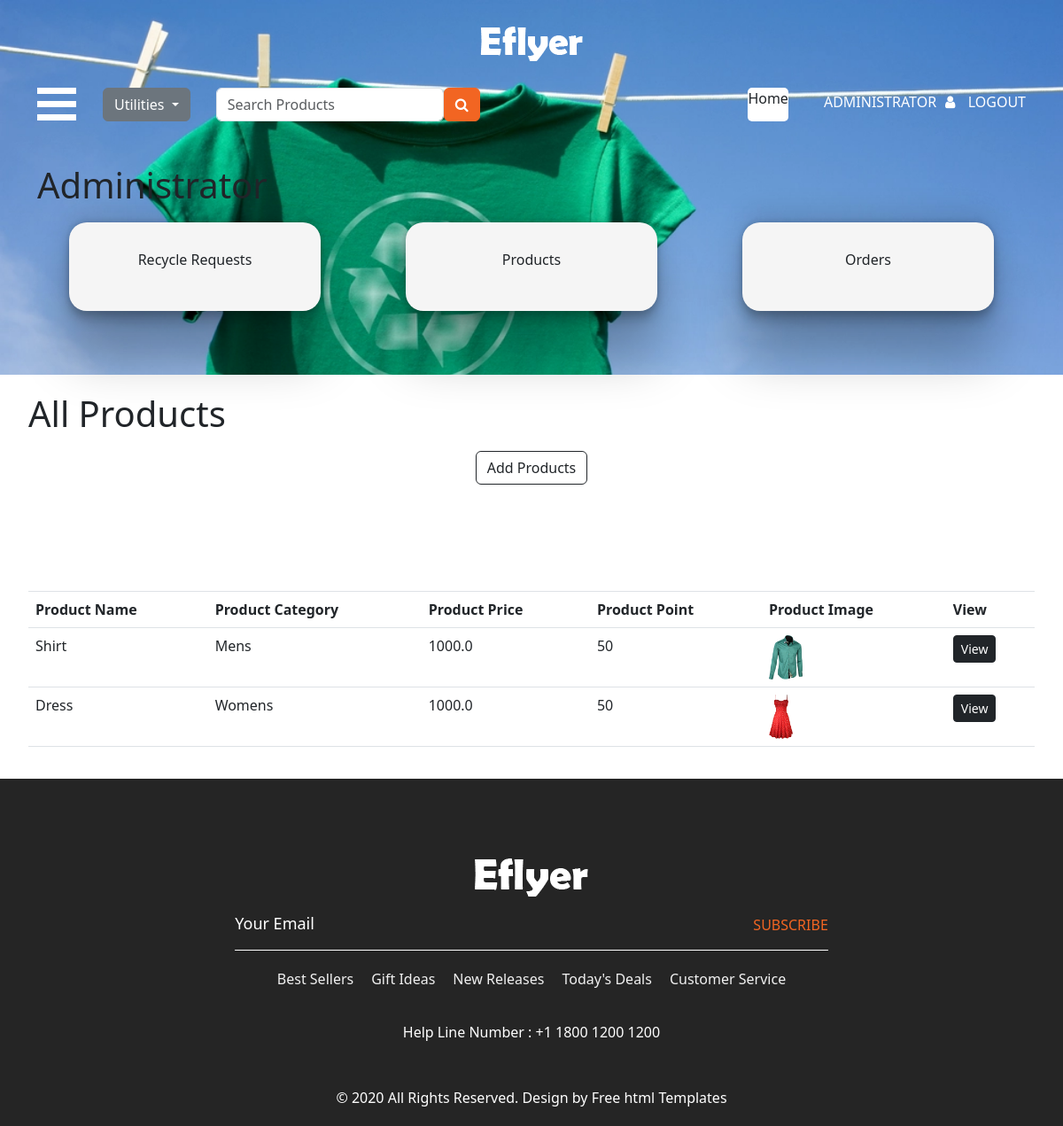
Screenshot of /ProductAdmin (signed in) with the database file from the repository.
### AdminApp/models.py (models this page shows)
class Product(models.Model):
    name = models.CharField(max_length=20)
    category = models.CharField(max_length=25,choices=options)
    price = models.FloatField()
    point = models.IntegerField()
    image = models.FileField(upload_to="product_image")
    stock = models.IntegerField()
    user = models.ForeignKey(User,on_delete=models.CASCADE,null=True,blank=True)

### AdminApp/views.py (the view, shortened to what this page needs)
# urls.py: path("ProductAdmin",views.ProductAdmin,name="ProductAdmin"),
def ProductAdmin(request):
    product = Product.objects.filter(user = request.user)
    form = ProductAddForm()
    context = {
        "form":form,
        "product":product
    }
    return render(request,"productsadmin.html",context)

### AdminApp/forms.py
class ProductAddForm(ModelForm):
    class Meta:
        model = Product
        fields = ["name",'category','point','price','image','stock']

### templates/productsadmin.html (shortened to what this page needs)
{% extends "adminindex.html" %}
{% block content %}
<link href="https://cdn.jsdelivr.net/npm/bootstrap@5.3.0-alpha3/dist/css/bootstrap.min.css" rel="stylesheet"
>
<div class="container-fluid cont">
    <div class="itemcontainer">
        <h1>All Products</h1>
        <div class="modelcont">
            <button class="btn btn-outline-dark" data-bs-toggle="modal" data-bs-target="#exampleModal">Add
                Products</button>
        </div>
        <br><br><br>
        <table class="table mt-5">
            <tr>
                <th>Product Name</th>
                <th>Product Category</th>
                <th>Product Price</th>
                <th>Product Point</th>
                <th>Product Image</th>
                <th>View</th>
            </tr>
            {% for i in product %}
            <tr>
                <td>{{i.name}}</td>
                <td>{{i.category}}</td>
                <td>{{i.price}}</td>
                <td>{{i.point}}</td>
                <td><img src="{{i.image.url}}" style="width:auto;height:50px" alt=""></td>
                <td><a href="" class="btn btn-dark btn-sm">View</a></td>
            </tr>
            {% endfor %}
        </table>
    </div>
</div>
{% endblock %}

### static/css/style.css (style rules this page uses)
* { box-sizing: border-box !important; transition: ease all 0.5s; }
html { scroll-behavior: smooth; overflow-x: hidden; }
body { color: #666666; font-size: 14px; line-height: 1.80857; font-weight: normal; overflow-x: hidden; font-family: 'Poppins', sans-serif; }
a { color: #1f1f1f; text-decoration: none !important; outline: none !important; -webkit-transition: all .3s ease-in-out; -moz-transition: all .3s ease-in-out; -ms-transition: all .3s ease-in-out; -o-transition: all .3s ease-in-out; transition: all .3s ease-in-out; }
h1, h2, h3, h4, h5, h6 { letter-spacing: 0; font-weight: normal; position: relative; padding: 0 0 10px 0; font-weight: normal; line-height: normal; color: #111111; margin: 0 }
h1 { font-size: 24px }
*, *::after, *::before { -webkit-box-sizing: border-box; -moz-box-sizing: border-box; box-sizing: border-box; }
a { color: #222222; text-decoration: none; outline: none !important; }
a, .btn { text-decoration: none !important; outline: none !important; -webkit-transition: all .3s ease-in-out; -moz-transition: all .3s ease-in-out; -ms-transition: all .3s ease-in-out; -o-transition: all .3s ease-in-out; transition: all .3s ease-in-out; }
img { max-width: 100%; height: auto; }
button { border: 0; margin: 0; padding: 0; cursor: pointer; }

### templates/productsadmin.html (style rules this page uses)
.itemcontainer { padding: 20px; }
.cont { background-color: white; }
.modelcont { text-align: center; }

### rows the page displays
Product: name "Shirt", category "Mens", price "1000.0", point "50", image (picture)
Product: name "Dress", category "Womens", price "1000.0", point "50", image (picture)
